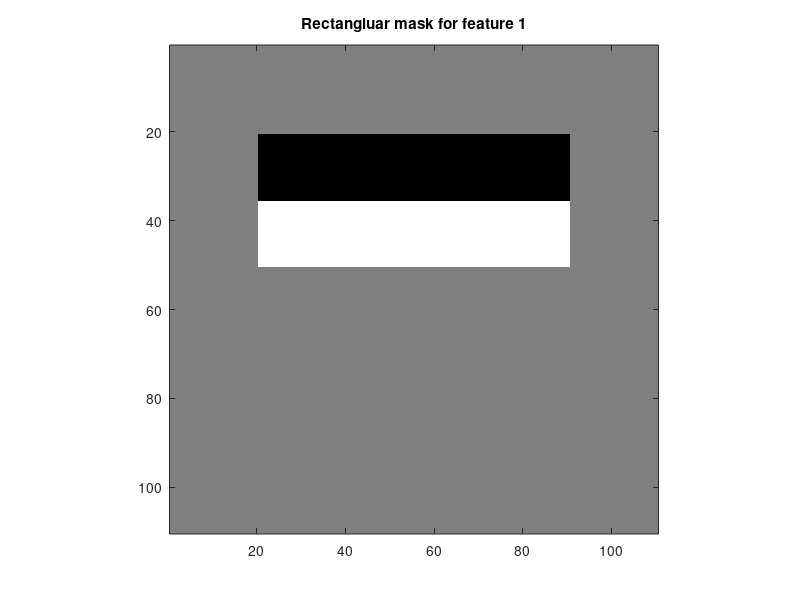
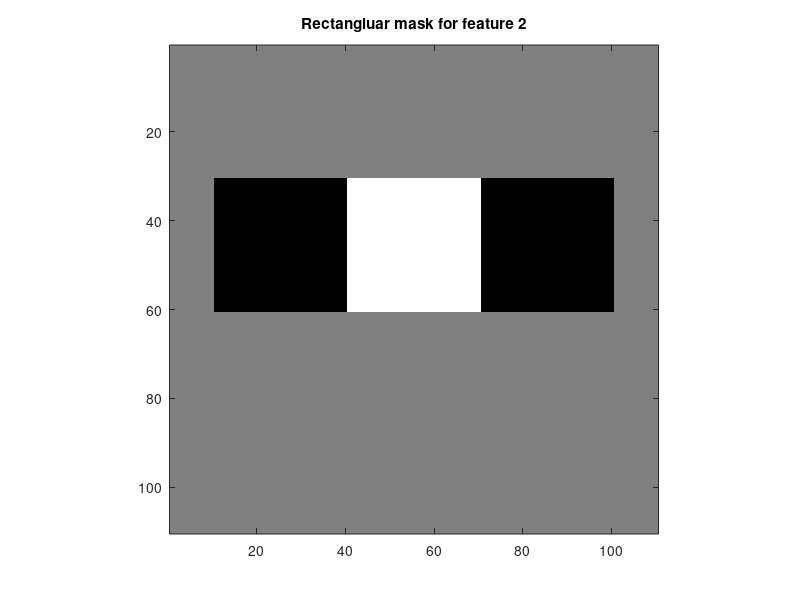
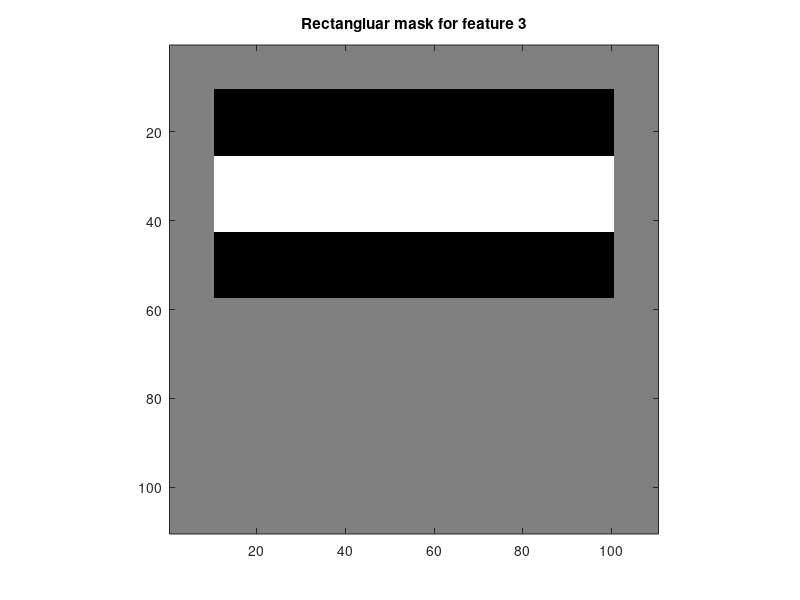
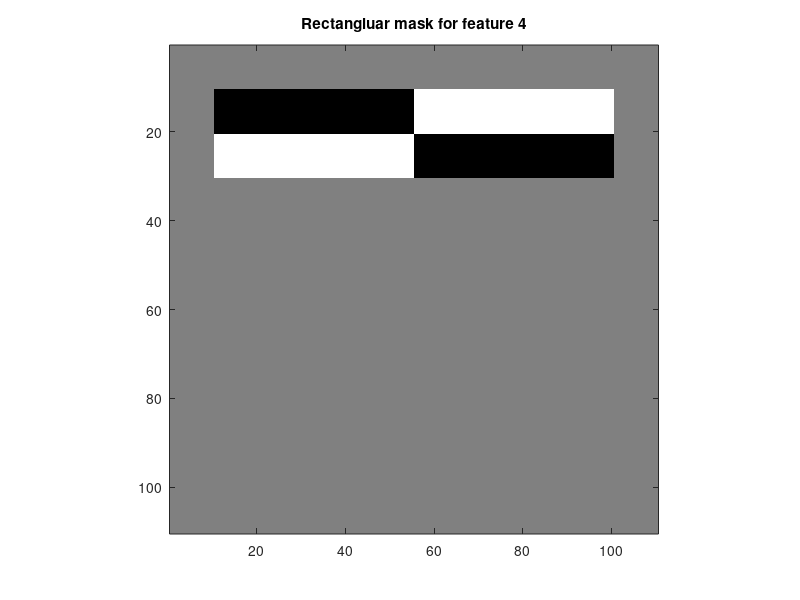

Here is the MATLAB script that generated these plots, in order: (Note: this script raises an error after producing the figures.)
% Computational Vision
% 2014-2015
%
% Javier Fern?ndez, Alejandro Hern?ndez
%
% >> OBJECTIVE: 
% 1) Write the code for Exercise 2
% 2) Execute the code and check the results
% 3) Comment the experiments and results in a report

% main function
function FD_ex2()


clc; close all; clear;

%% Initialization
% Define Viola & Jones parameters for the first two feature masks
% SEE THE ATTACHED IMAGE FOR DETAILS!!!
L = 110;                         % mask size [px]
d1 = 20; d2 = 20; d3 = 30; d4 = 10; d5=10; d6=10; d7=10; d8=20;d9=10; % distances from the border
w1 = 70; w2 = 30; w3 = 30; w4=90; w5=45; w6=10; w7=40;       % width of the rectangles
h1 = 15; h2 = 30; h3=h1; h4=h1+2; h5=10; h6=20; h7=23; h8=24;% height of the rectangles
  

%% Draw the 2 feature masks (just for visualization purpose)
input('Press enter to visualize the two defined rectangular masks');
m1 = zeros(L,L);
m2 = zeros(L,L);
m3 = zeros(L,L);
m4 = zeros(L,L);
m5 = zeros(L,L);
m6 = zeros(L,L);

m1(d1+1:d1+h1,d2+1:d2+w1) = 1;
m1(d1+1+h1:d1+2*h1,d2+1:d2+w1) = 2;
figure('name','First rectangular mask');
imagesc(m1);
title('Rectangluar mask for feature 1');
axis square;
colormap([128 128 128; 0 0 0; 255 255 255]/255);

m2(d3+1:d3+h2,d4+1:d4+w2) = 1;
m2(d3+1:d3+h2,d4+w2+1:d4+w2+w3) = 2;
m2(d3+1:d3+h2,d4+w2+w3+1:d4+2*w2+w3) = 1;
figure('name','Second rectangular mask');
imagesc(m2);
title('Rectangluar mask for feature 2');
axis square;
colormap([128 128 128; 0 0 0; 255 255 255]/255);

m3(d5+1:d5+h3,d5+1:d5+w4) = 1;
m3(d5+1+h3:d5+2*h4,d5+1:d5+w4) = 2;
m3(d5+1+h4+h3:d5+h4+2*h3,d5+1:d5+w4) = 1;
figure('name','Third rectangular mask');
imagesc(m3);
title('Rectangluar mask for feature 3');
axis square;
colormap([128 128 128; 0 0 0; 255 255 255]/255);

m4(d6+1:d6+h5,d6+1:d6+w5) = 1;
m4(d6+1+h5:d6+2*h5,d6+1:d6+w5) = 2;
m4(d6+1:d6+h5,d6+w5+1:d6+2*w5) = 2;
m4(d6+1+h5:d6+2*h5,d6+w5+1:d6+2*w5) = 1;
figure('name','Fourth rectangular mask');
imagesc(m4);
title('Rectangluar mask for feature 4');
axis square;
colormap([128 128 128; 0 0 0; 255 255 255]/255);

m5(d7+1:d7+h6,d8+1:d8+w6) = 1;
m5(d7+1+h6:d7+h6+h7,d8+1:d8+w6) = 2;
m5(d7+1+h6+h7:d7+2*h6+h7,d8+1:d8+w6) = 1;
figure('name','Fifth rectangular mask');
imagesc(m5);
title('Rectangluar mask for feature 5');
axis square;
colormap([128 128 128; 0 0 0; 255 255 255]/255);

m6(d9+1:d9+h8,d9+1:d9+w7) = 1;
m6(d9+1:d9+h8,d9+w7+1:d9+2*w7) = 2;
figure('name','Sixth rectangular mask');
imagesc(m6);
title('Rectangluar mask for feature 6');
axis square;
colormap([128 128 128; 0 0 0; 255 255 255]/255);

%% Load image, compute Integral Image and visualize it

% Load image 'barcelona.jpg' and convert image from rgb to grayscale
I = imread('barcelona.jpg');

input('Press enter to see the integral image for barcelona.jpg');

% Compute the Integral Image
S = cumsum(cumsum(double(I),2));
figure('name','Integral Image for barcelona.jpg');

% computing integral image between 0 and 1
S01 = (S-min(S(:)))/(max(S(:))+min(S(:)));
imagesc(S01);
title('barcelona.jpg integral image');

%% Compute features for regions with faces

input('Press enter to compute the two features values for face regions');

% (X,Y) coordinates of the top-left corner of windows with face
XY_FACE = [242 129; 439 135; 673 102; 879 172; 1123 151; 1279 130; 161 300; 349 526; 659 523; 943 535; 1252 562]; % [x1 y1; x2 y2 .....]

% Initialize the feature matrix for faces
FEAT_FACE = [];

for i = 1:size(XY_FACE,1)
    
    % current top-left corner coordinates
    x = XY_FACE(i,1);
    y = XY_FACE(i,2);
    
    % compute area of regions A and B for the first feature
    % HERE WE USE INTEGRAL IMAGE!
    %area_A = S(y+d1+h1,x+d2+w1) - S(y+d1+1,x+d2+w1) - (S(y+d1+h1,x+d2+1) - S(y+d1+1,x+d2+1));
    %area_B = S(y+2*h1+d1,x+w1+d2) - S(y+d1+h1+1,x+d2+w1) - (S(y+d1+2*h1,x+d2+1)-S(y+d1+h1+1,x+d2+1));
    
    area_A = getRectangleArea(S,y,x,d1,d2,h1,w1);
    area_B = getRectangleArea(S,y+h1,x,d1,d2,h1,w1);
    
    % compute area of regions C, D and E for the second feature
    % HERE WE USE INTEGRAL IMAGE!
    
    %area_C = S(y+d3+h2,x+d4+w2) - S(y+d3+1,x+d4+w2) - (S(y+d3+h2,x+d4+1) - S(y+d3+1,x+d4+1));
    %area_D = S(y+d3+h2,x+d4+w2+w3) - S(y+d3+1,x+d4+w2+w3) - (S(y+d3+h2,x+d4+w2+1) - S(y+d3+1,x+d4+w2+1));
    %area_E = S(y+d3+h2,x+d4+2*w2+w3) - S(y+d3+1,x+d4+2*w2+w3) - (S(y+d3+h2,x+d4+w2+w3+1) - S(y+d3+1,x+d4+w2+w3+1));
            
    
    area_C = getRectangleArea(S,y,x,d3,d4,h2,w2);
    area_D = getRectangleArea(S,y,x+w2,d3,d4,h2,w3);
    area_E = getRectangleArea(S,y,x+w2+w3,d3,d4,h2,w2);
     
    % compute area of regions F, G and H for the third feature
    area_F = getRectangleArea(S,y,x,d5,d5,h3,w4);
    area_G = getRectangleArea(S,y+h3,x,d5,d5,h4,w4);
    area_H = getRectangleArea(S,y+h3+h4,x,d5,d5,h3,w4);
    
    % compute area of regions H, J, K, L for the fourth feature
    area_I = getRectangleArea(S,y,x,d6,d6,h5,w5);
    area_J = getRectangleArea(S,y,x+w5,d6,d6,h5,w5);
    area_K = getRectangleArea(S,y+h5,x,d6,d6,h5,w5);
    area_L = getRectangleArea(S,y+h5,x+w5,d6,d6,h5,w5);
   
    % compute area of regions M, N, O for the fifth feature
    area_M = getRectangleArea(S,y,x,d7,d8,h6,w6);
    area_N = getRectangleArea(S,y+h6,x,d7,d8,h7,w6);
    area_O = getRectangleArea(S,y+h6+h7,x,d7,d8,h6,w6);  
    
    % compute area of regions P, Q for the sixth feature
    area_P = getRectangleArea(S,y,x,d9,d9,h8,w7);
    area_Q = getRectangleArea(S,y,x+w7,d9,d9,h8,w7); 
        
    
    % compute features value
    F1 = area_B - area_A;
    F2 = area_D - (area_C + area_E);
    F3 = area_G - (area_F + area_H);
    F4 = (area_J + area_K) - (area_I + area_L); 
    F5 = area_N - (area_M + area_O);
    F6 = area_Q - area_P;
    
    % cumulate the computed values
    FEAT_FACE = [FEAT_FACE; [F1 F2 F3 F4 F5 F6]];
end

disp('Feature face vector');
disp(FEAT_FACE);

%% Compute features for regions with non-faces
input('Press enter to compute the two features values for non-face regions');

% (X,Y) coordinates of the top-left corner of windows with non-face
XY_NON_FACE = [29 30; 454 409; 685 366; 988 27; 1445 30; 1123 436; 1033 1081; 842 1091; 347 1075; 116 582];

% Initialize the feature matrix for non-faces
FEAT_NON_FACE = [];

for i = 1:size(XY_NON_FACE,1)
    
    % current top-left corner coordinates
    x = XY_NON_FACE(i,1); y = XY_NON_FACE(i,2);
    
    
    % compute area of regions A and B for the first feature
    % HERE WE USE INTEGRAL IMAGE!
    %area_A = getRectangleArea(S,y,x,d1,d2,h1,w1);
    %area_B = getRectangleArea(S,y+h1,x,d1,d2,h1,w1);
    
    area_A = S(y+d1+h1,x+d2+w1) - S(y+d1+1,x+d2+w1) - (S(y+d1+h1,x+d2+1) - S(y+d1+1,x+d2+1));
    area_B = S(y+2*h1+d1,x+w1+d2) - S(y+d1+h1+1,x+d2+w1) - (S(y+d1+2*h1,x+d2+1)-S(y+d1+h1+1,x+d2+1));
    
    disp('----------');
    
    % compute area of regions C, D and E for the second feature
    % HERE WE USE INTEGRAL IMAGE!
    
    %area_C = getRectangleArea(S,y,x,d3,d4,h2,w2);
    %area_D = getRectangleArea(S,y,x+w2,d3,d4,h2,w3);
    %area_E = getRectangleArea(S,y,x+w2+w3,d3,d4,h2,w2);
     
    area_C = S(y+d3+h2,x+d4+w2) - S(y+d3+1,x+d4+w2) - (S(y+d3+h2,x+d4+1) - S(y+d3+1,x+d4+1));
    area_D = S(y+d3+h2,x+d4+w2+w3) - S(y+d3+1,x+d4+w2+w3) - (S(y+d3+h2,x+d4+w2+1) - S(y+d3+1,x+d4+w2+1));
    area_E = S(y+d3+h2,x+d4+2*w2+w3) - S(y+d3+1,x+d4+2*w2+w3) - (S(y+d3+h2,x+d4+w2+w3+1) - S(y+d3+1,x+d4+w2+w3+1));

    % compute area of regions F, G and H for the third feature
    area_F = getRectangleArea(S,y,x,d5,d5,h3,w4);
    area_G = getRectangleArea(S,y+h3,x,d5,d5,h4,w4);
    area_H = getRectangleArea(S,y+h3+h4,x,d5,d5,h3,w4);
    
    % compute area of regions H, J, K, L for the fourth feature
    area_I = getRectangleArea(S,y,x,d6,d6,h5,w5);
    area_J = getRectangleArea(S,y,x+w5,d6,d6,h5,w5);
    area_K = getRectangleArea(S,y+h5,x,d6,d6,h5,w5);
    area_L = getRectangleArea(S,y+h5,x+w5,d6,d6,h5,w5);
   
    % compute area of regions M, N, O for the fifth feature
    area_M = getRectangleArea(S,y,x,d7,d8,h6,w6);
    area_N = getRectangleArea(S,y+h6,x,d7,d8,h7,w6);
    area_O = getRectangleArea(S,y+h6+h7,x,d7,d8,h6,w6);  
    
    % compute area of regions P, Q for the sixth feature
    area_P = getRectangleArea(S,y,x,d9,d9,h8,w7);
    area_Q = getRectangleArea(S,y,x+w7,d9,d9,h8,w7); 
            
    
    % compute features value
    F1 = area_B - area_A;
    F2 = area_D - (area_C + area_E);
    F3 = area_G - (area_F + area_H);
    F4 = (area_J + area_K) - (area_I + area_L); 
    F5 = area_N - (area_M + area_O);
    F6 = area_Q - area_P;

    
    % cumulate the computed values
    FEAT_NON_FACE = [FEAT_NON_FACE; [F1 F2 F3 F4 F5 F6]];
end
disp('Non-face features');
disp(FEAT_NON_FACE);

% %% Visualize samples in the feature space
% input('Press enter to visualize face and non-face features in the feature space');
% figure('name','Face and non-face feature space for the different samples')
% hold on
% scatter(FEAT_FACE(:,1),FEAT_FACE(:,2),'g');
% scatter(FEAT_NON_FACE(:,1),FEAT_NON_FACE(:,2),'r');
% xlabel('Feature 1');
% ylabel('Feature 2');
% title('Feature space');

%
% %% Visualize image with used regions
% input('Press enter to visualize face and non-face features over the image');
% figure('name','Face and non-face for the different samples over the image')
% imshow(I);
%
% % patches with faces
% for i = 1:size(XY_FACE,1)
%     PATCH = [XY_FACE(i,:) L L];
%     Rectangle = [PATCH(1) PATCH(2); PATCH(1)+PATCH(3) PATCH(2); PATCH(1)+PATCH(3) PATCH(2)+PATCH(4); PATCH(1)  PATCH(2)+PATCH(4); PATCH(1) PATCH(2)];
%     hold on;
%     plot (Rectangle(:,1), Rectangle(:,2), 'g');
%     hold off;
% end
%
% % patches without faces
% for i = 1:size(XY_NON_FACE,1)
%     PATCH = [XY_NON_FACE(i,:) L L];
%     Rectangle = [PATCH(1) PATCH(2); PATCH(1)+PATCH(3) PATCH(2); PATCH(1)+PATCH(3) PATCH(2)+PATCH(4); PATCH(1)  PATCH(2)+PATCH(4); PATCH(1) PATCH(2)];
%     hold on;
%     plot (Rectangle(:,1), Rectangle(:,2), 'r');
%     hold off;
% end


%% Part 2:
% Testing madrid.jpg as test image

input('Press enter to test madrid image on classifier');
I = imread('madrid.jpg');

% Madrid manually obtained mask points
x1 = [201;389;695;1015;1190;1218;1032;807;603;431;207;63;59;519;857;1007;1274;1492;1446;371;49;859;]
y1 = [171;231;231;313;209;71;67;83;105;91;63;31;479;716;514;447;493;227;610;894;850;403;]


maskInfo = [L,d1,d2,d3,d4,w1,w2,w3,h1,h2];
trainAndClassify(FEAT_FACE,FEAT_NON_FACE,I,x1,y1,maskInfo);


end
